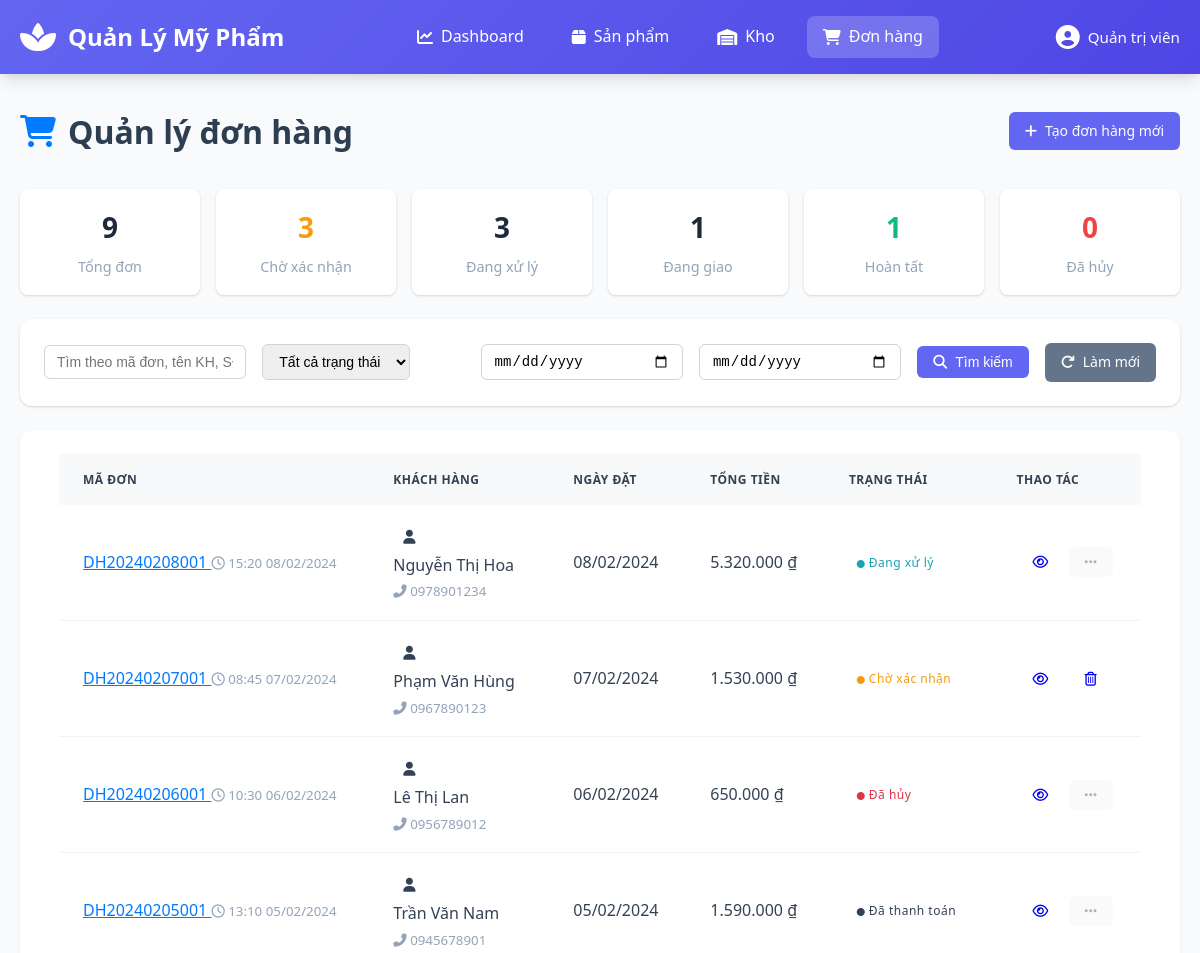
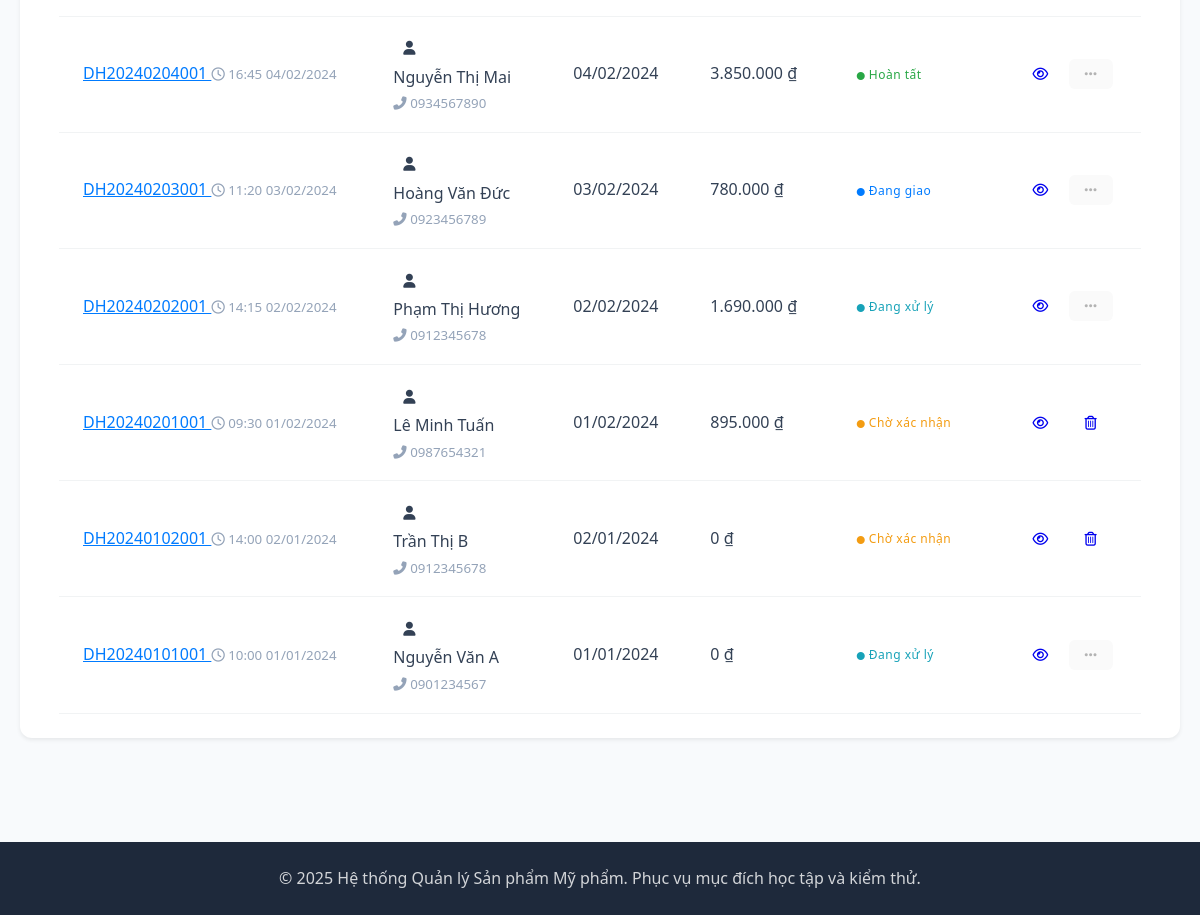
/?controller=OrderController&action=index, run on an earlier commit of the app's database (2 pictures, top to bottom).
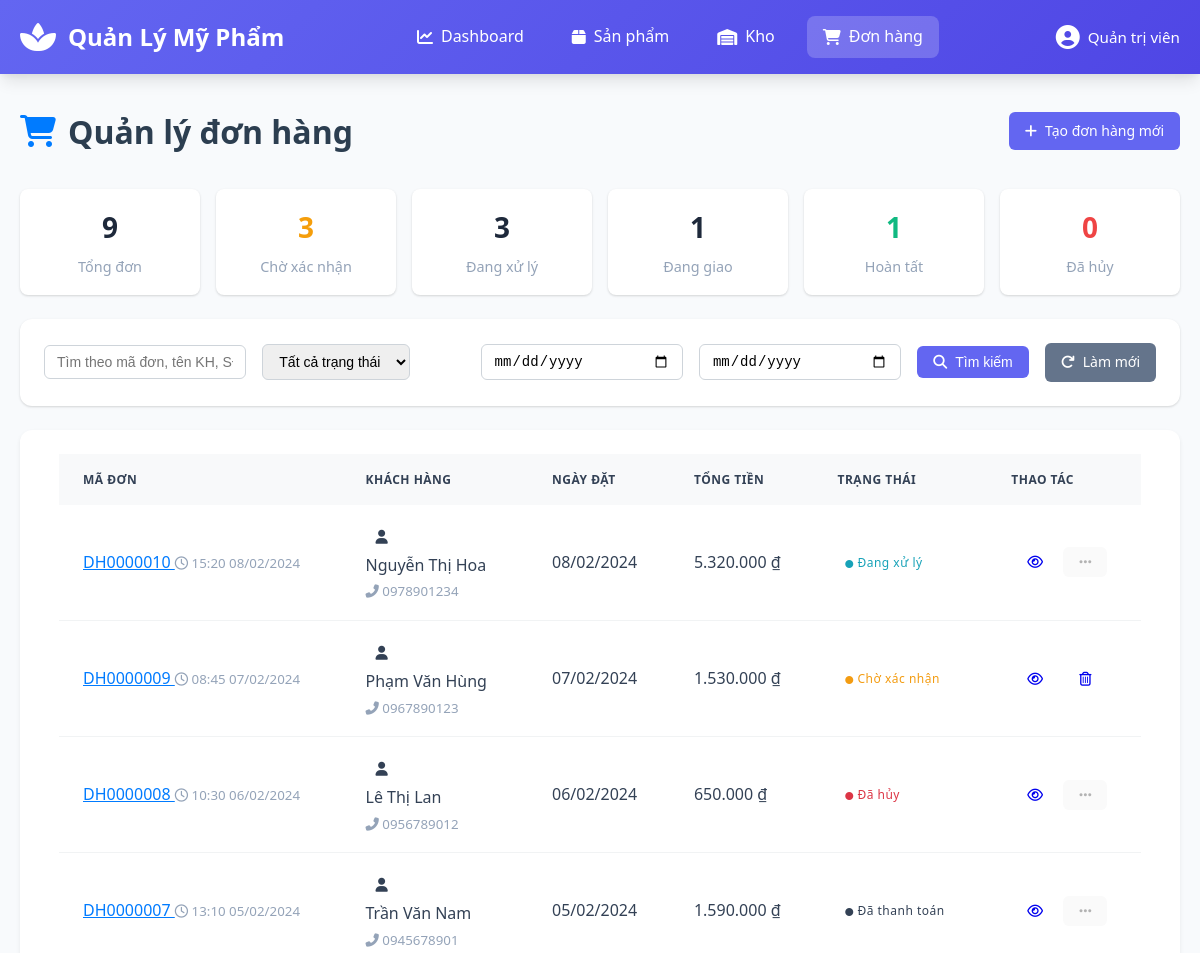
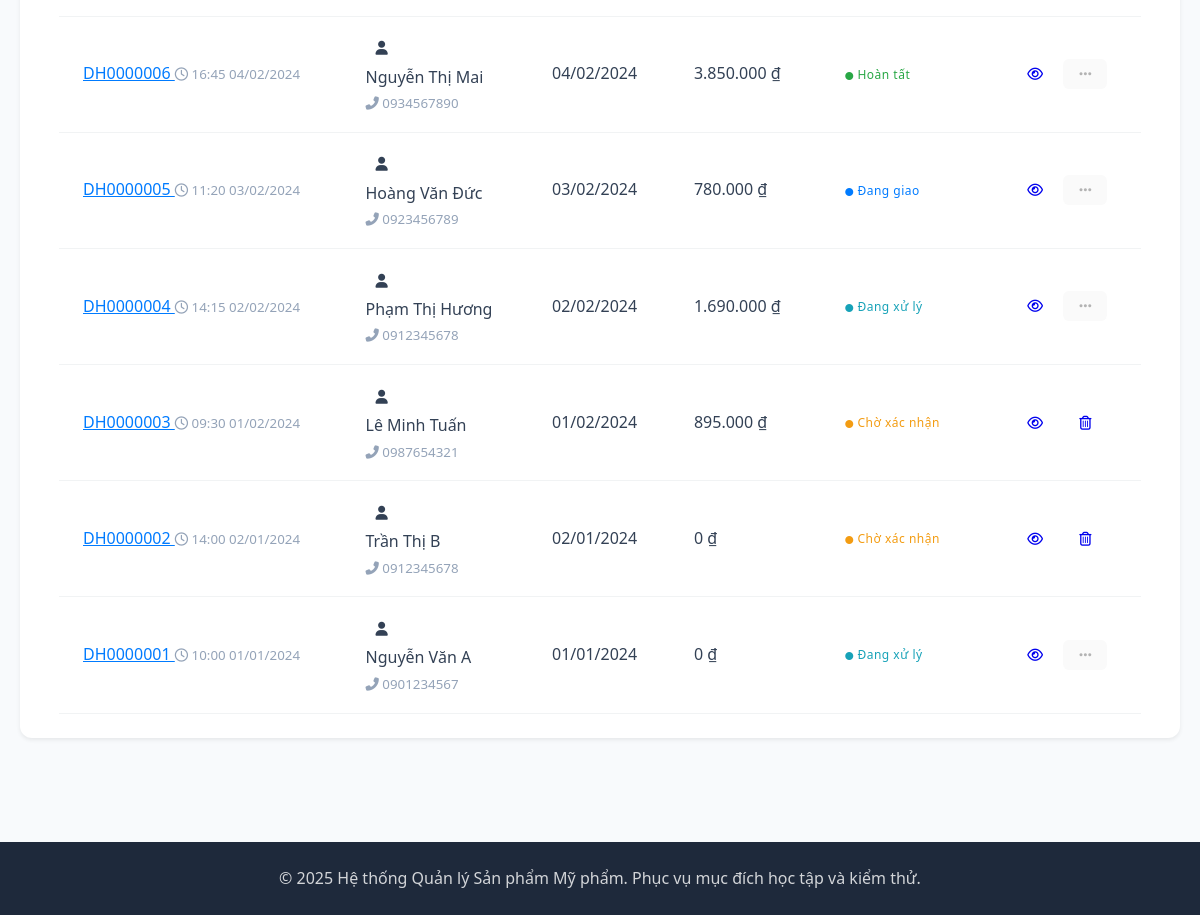
And on a later commit of the database (2 pictures, top to bottom).
### tables this page shows
CREATE TABLE orders (
    order_id INT AUTO_INCREMENT PRIMARY KEY,
    order_code VARCHAR(20) NOT NULL UNIQUE COMMENT 'Mã đơn hàng, định dạng DH + 7 chữ số (ví dụ: DH1234567)',
    customer_id INT NOT NULL COMMENT 'Khách hàng đặt hàng',
    order_date DATETIME NOT NULL COMMENT 'Ngày đặt hàng',
    total_amount DECIMAL(12,2) NOT NULL DEFAULT 0 COMMENT 'Tổng tiền đơn hàng',
    status ENUM('Chờ xác nhận', 'Đang xử lý', 'Đang giao', 'Hoàn tất', 'Đã thanh toán', 'Đã hủy') DEFAULT 'Chờ xác nhận',
    payment_method ENUM('COD', 'Bank Transfer', 'E-Wallet') NOT NULL DEFAULT 'COD',
    shipping_address TEXT NOT NULL COMMENT 'Địa chỉ giao hàng',
    shipping_note TEXT COMMENT 'Ghi chú giao hàng',
    cancel_reason VARCHAR(200) COMMENT 'Lý do hủy đơn',
    confirmed_by VARCHAR(50) COMMENT 'Người xác nhận đơn',
    confirmed_at DATETIME COMMENT 'Thời điểm xác nhận',
    completed_by VARCHAR(50) COMMENT 'Người hoàn tất đơn',
    completed_at DATETIME COMMENT 'Thời điểm hoàn tất',
    cancelled_by VARCHAR(50) COMMENT 'Người hủy đơn',
    cancelled_at DATETIME COMMENT 'Thời điểm hủy',
    paid_by VARCHAR(50) COMMENT 'Người thanh toán đơn',
    paid_at DATETIME COMMENT 'Thời điểm thanh toán',
    created_at TIMESTAMP DEFAULT CURRENT_TIMESTAMP,
    updated_at TIMESTAMP DEFAULT CURRENT_TIMESTAMP ON UPDATE CURRENT_TIMESTAMP,
    
     
    FOREIGN KEY (customer_id) REFERENCES customers(customer_id) ON DELETE RESTRICT,
    CONSTRAINT chk_order_code_format CHECK (order_code REGEXP '^DH[0-9]{7}$'),
    CONSTRAINT chk_order_amount CHECK (total_amount >= 0)
);

CREATE TABLE customers (
    customer_id INT AUTO_INCREMENT PRIMARY KEY,
    customer_code VARCHAR(20) NOT NULL UNIQUE COMMENT 'Mã khách hàng, định dạng KHYYYYXXX',
    fullname VARCHAR(100) NOT NULL COMMENT 'Họ tên khách hàng',
    phone VARCHAR(15) NOT NULL COMMENT 'Số điện thoại',
    email VARCHAR(100) COMMENT 'Email khách hàng',
    address TEXT COMMENT 'Địa chỉ giao hàng',
    status ENUM('Active', 'Blocked') DEFAULT 'Active',
    created_at TIMESTAMP DEFAULT CURRENT_TIMESTAMP,
    updated_at TIMESTAMP DEFAULT CURRENT_TIMESTAMP ON UPDATE CURRENT_TIMESTAMP,
    
     
    CONSTRAINT chk_customer_code_format CHECK (customer_code REGEXP '^KH[0-9]{7}$'),
    CONSTRAINT chk_customer_phone CHECK (phone REGEXP '^[0-9]{10,11}$'),
    CONSTRAINT chk_customer_email CHECK (email IS NULL OR email REGEXP '^[A-Za-z0-9._%+-]+@[A-Za-z0-9.-]+\\.[A-Za-z]{2,}$')
);

### controllers/OrderController.php (called while the page is built, shortened)
<?php
require_once __DIR__ . '/../config/database.php';
require_once __DIR__ . '/../models/Order.php';
class OrderController {
    private $order;
    public function __construct() {
        $database = new Database();
        $this->db = $database->getConnection();
        $this->order = new Order($this->db);
    }
    public function index() {
        $search = isset($_GET['search']) ? sanitizeInput($_GET['search']) : '';
        $status = isset($_GET['status']) ? sanitizeInput($_GET['status']) : '';
        $start_date = isset($_GET['start_date']) ? $_GET['start_date'] : '';
        $end_date = isset($_GET['end_date']) ? $_GET['end_date'] : '';
        $page = isset($_GET['page']) ? (int)$_GET['page'] : 1;
        $limit = ITEMS_PER_PAGE;
        $offset = ($page - 1) * $limit;
        $filters = [
            'search' => $search,
            'status' => $status,
            'start_date' => $start_date,
            'end_date' => $end_date
        ];
        $orders = $this->order->getAll($filters, $limit, $offset);
        require_once __DIR__ . '/../views/orders/index.php';
    }
}

### config/database.php (called while the page is built, shortened)
<?php
class Database {
    private $host = "localhost";
    private $db_name = "quanlysanpham";
    private $username = "root";
    private $password = "";
    private $charset = "utf8mb4";
    public function getConnection() {
        $this->conn = null;
        try {
            $dsn = "mysql:host=" . $this->host . ";dbname=" . $this->db_name . ";charset=" . $this->charset;
            $options = [
                PDO::ATTR_ERRMODE => PDO::ERRMODE_EXCEPTION,
                PDO::ATTR_DEFAULT_FETCH_MODE => PDO::FETCH_ASSOC,
                PDO::ATTR_EMULATE_PREPARES => false,
                PDO::MYSQL_ATTR_INIT_COMMAND => "SET NAMES utf8mb4"
            ];
            $this->conn = new PDO($dsn, $this->username, $this->password, $options);
        } catch(PDOException $e) {
            error_log("Connection Error: " . $e->getMessage());
            die("Không thể kết nối đến cơ sở dữ liệu. Vui lòng kiểm tra lại cấu hình.");
        }
        return $this->conn;
    }
}

### models/Order.php (called while the page is built, shortened)
<?php
class Order {
    private $conn;
    private $table_name = "orders";
    public function __construct($db) {
        $this->conn = $db;
    }
    public function getAll($filters = [], $limit = 10, $offset = 0) {
        $query = "SELECT o.*, c.fullname as customer_name, c.phone as customer_phone
                 FROM " . $this->table_name . " o
                 LEFT JOIN customers c ON o.customer_id = c.customer_id
                 WHERE 1=1";
        $params = [];
        $query .= " ORDER BY o.order_date DESC";
        if ($limit > 0) {
            $query .= " LIMIT :limit OFFSET :offset";
        }
        $stmt = $this->conn->prepare($query);
        if ($limit > 0) {
            $stmt->bindValue(':limit', (int)$limit, PDO::PARAM_INT);
            $stmt->bindValue(':offset', (int)$offset, PDO::PARAM_INT);
        }
        $stmt->execute();
        return $stmt->fetchAll(PDO::FETCH_ASSOC);
    }
}

### views/orders/index.php (the view, shortened to what the rows shown need)
<?php
require_once __DIR__ . '/../layouts/header.php';
?>
<div class="container-fluid">
    <div class="row">
        <div class="col-md-12">
            <div class="page-header d-flex justify-content-between align-items-center">
                <div>
                    <h1><i class="fas fa-shopping-cart text-primary me-2"></i> Quản lý đơn hàng</h1>
                </div>
            </div>
<div class="card shadow-sm">
    <div class="card-body p-0">
        <div class="table-responsive">
            <table class="table table-hover align-middle mb-0">
                <thead class="table-light">
                    <tr>
                        <th class="ps-4">Mã đơn</th>
                        <th>Khách hàng</th>
                        <th>Ngày đặt</th>
                        <th class="text-end pe-4">Tổng tiền</th>
                        <th>Trạng thái</th>
                        <th class="text-end pe-4">Thao tác</th>
                    </tr>
                </thead>
                <tbody>
                    <?php if (empty($orders)): ?>
                        <tr>
                            <td colspan="6" class="text-center py-5">
                                <div class="text-muted py-4">
                                    <i class="fas fa-inbox fa-3x mb-3"></i>
                                    <p class="mb-0">Không có đơn hàng nào</p>
                                </div>
                            </td>
                        </tr>
                    <?php else: ?>
                        <?php foreach ($orders as $order):
                            $status_class = [
                                'Chờ xác nhận' => 'warning',
                                'Đang xử lý' => 'info',
                                'Đang giao' => 'primary',
                                'Hoàn tất' => 'success',
                                'Đã hủy' => 'danger'
                            ][$order['status']] ?? 'secondary';
                        ?>
                            <tr class="order-row">
                                <td class="ps-4" data-label="Mã đơn">
                                    <div class="d-flex flex-column">
                                        <a href="<?= BASE_URL ?>?controller=OrderController&action=view&id=<?= $order['order_id'] ?>" class="fw-bold text-primary text-decoration-none">
                                            <?= htmlspecialchars($order['order_code']) ?>
                                        </a>
                                        <small class="text-muted">
                                            <i class="far fa-clock me-1"></i>
                                            <?= date('H:i d/m/Y', strtotime($order['order_date'])) ?>
                                        </small>
                                    </div>
                                </td>
                                <td data-label="Khách hàng">
                                    <div class="d-flex align-items-center">
                                        <div class="avatar-sm me-2">
                                            <div class="avatar-title bg-light text-dark rounded-circle">
                                                <i class="fas fa-user"></i>
                                            </div>
                                        </div>
                                        <div>
                                            <div class="fw-semibold"><?= htmlspecialchars($order['customer_name'] ?? 'Khách lẻ') ?></div>
                                            <?php if (!empty($order['customer_phone'])): ?>
                                                <small class="text-muted">
                                                    <i class="fas fa-phone-alt me-1"></i>
                                                    <?= htmlspecialchars($order['customer_phone']) ?>
                                                </small>
                                            <?php endif; ?>
                                        </div>
                                    </div>
                                </td>
                                <td data-label="Ngày đặt">
                                    <div class="text-nowrap">
                                        <?= date('d/m/Y', strtotime($order['order_date'])) ?>
                                    </div>
                                </td>
                                <td class="text-end fw-bold pe-4" data-label="Tổng tiền">
                                    <?= number_format($order['total_amount'], 0, ',', '.') ?> ₫
                                </td>
                                <td data-label="Trạng thái">
                                    <span class="badge bg-<?= $status_class ?>-lighten text-<?= $status_class ?> px-3 py-2">
                                        <i class="fas fa-circle me-1" style="font-size: 8px;"></i>
                                        <?= $order['status'] ?>
                                    </span>
                                </td>
                                <td class="text-end pe-4" data-label="Thao tác">
                                    <div class="d-flex flex-wrap justify-content-end gap-1" style="min-width: 0;">
                                        <a href="<?= BASE_URL ?>?controller=OrderController&action=view&id=<?= $order['order_id'] ?>"
                                           class="btn btn-sm btn-outline-primary"
                                           data-bs-toggle="tooltip"
                                           title="Xem chi tiết"
                                           style="min-width: 32px;">
                                            <i class="far fa-eye"></i>
                                        </a>
                                        <?php if ($order['status'] === 'Chờ xác nhận'): ?>
                                            <a href="<?= BASE_URL ?>?controller=OrderController&action=delete&id=<?= $order['order_id'] ?>"
                                               class="btn btn-sm btn-outline-danger"
                                               onclick="return confirm('Bạn có chắc chắn muốn xóa đơn hàng này?')"
                                               data-bs-toggle="tooltip"
                                               title="Xóa đơn hàng"
                                               style="min-width: 32px;">
                                                <i class="far fa-trash-alt"></i>
                                            </a>
                                        <?php else: ?>
                                            <button type="button"
                                                    class="btn btn-sm btn-outline-secondary"
                                                    disabled
                                                    style="min-width: 32px;">
                                                <i class="fas fa-ellipsis-h"></i>
                                            </button>
                                        <?php endif; ?>
                                    </div>
                                </td>
                            </tr>
                        <?php endforeach; ?>
                    <?php endif; ?>
                </tbody>
            </table>
        </div>
        </div>
    </div>
</div>
<?php require_once __DIR__ . '/../layouts/footer.php'; ?>

What changed in the data, as far as the page shows it:
changed orders "Nguyễn Thị Hoa": order_code "DH20240208001" → "DH0000010"
changed orders "Phạm Văn Hùng": order_code "DH20240207001" → "DH0000009"
changed orders "Đã hủy": order_code "DH20240206001" → "DH0000008"
changed orders "Đã thanh toán": order_code "DH20240205001" → "DH0000007"
changed orders "Hoàn tất": order_code "DH20240204001" → "DH0000006"
changed orders "Đang giao": order_code "DH20240203001" → "DH0000005"
changed orders "Phạm Thị Hương": order_code "DH20240202001" → "DH0000004"
changed orders "Lê Minh Tuấn": order_code "DH20240201001" → "DH0000003"
changed orders "Trần Thị B": order_code "DH20240102001" → "DH0000002"
changed orders "Nguyễn Văn A": order_code "DH20240101001" → "DH0000001"
